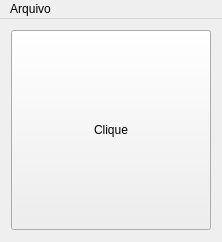
<?xml version="1.0" encoding="UTF-8"?>
<ui version="4.0">
 <class>MainWindow</class>
 <widget class="QMainWindow" name="MainWindow">
  <property name="geometry">
   <rect>
    <x>0</x>
    <y>0</y>
    <width>218</width>
    <height>242</height>
   </rect>
  </property>
  <property name="windowTitle">
   <string>Cont Clique</string>
  </property>
  <property name="windowIcon">
   <iconset resource="file.qrc">
    <normaloff>:/new/prefix1/Click-Here-Amazon.png</normaloff>:/new/prefix1/Click-Here-Amazon.png</iconset>
  </property>
  <property name="animated">
   <bool>false</bool>
  </property>
  <widget class="QWidget" name="centralWidget">
   <layout class="QGridLayout" name="gridLayout">
    <item row="0" column="0">
     <widget class="QPushButton" name="BtnClique">
      <property name="sizePolicy">
       <sizepolicy hsizetype="Maximum" vsizetype="Maximum">
        <horstretch>0</horstretch>
        <verstretch>0</verstretch>
       </sizepolicy>
      </property>
      <property name="minimumSize">
       <size>
        <width>200</width>
        <height>200</height>
       </size>
      </property>
      <property name="text">
       <string>Clique</string>
      </property>
      <property name="autoRepeat">
       <bool>true</bool>
      </property>
     </widget>
    </item>
   </layout>
  </widget>
  <widget class="QMenuBar" name="menuBar">
   <property name="geometry">
    <rect>
     <x>0</x>
     <y>0</y>
     <width>218</width>
     <height>21</height>
    </rect>
   </property>
   <widget class="QMenu" name="menuArquivo">
    <property name="title">
     <string>Arquivo</string>
    </property>
    <addaction name="actionSelecionar_Arquivo"/>
    <addaction name="separator"/>
    <addaction name="actionAjuda"/>
    <addaction name="separator"/>
    <addaction name="actionSobre"/>
   </widget>
   <addaction name="menuArquivo"/>
  </widget>
  <action name="actionSelecionar_Arquivo">
   <property name="icon">
    <iconset resource="file.qrc">
     <normaloff>:/new/prefix1/Click-Here-Amazon.png</normaloff>:/new/prefix1/Click-Here-Amazon.png</iconset>
   </property>
   <property name="text">
    <string>Selecionar Arquivo</string>
   </property>
  </action>
  <action name="actionSobre">
   <property name="icon">
    <iconset resource="file.qrc">
     <normaloff>:/new/prefix1/Info.png</normaloff>:/new/prefix1/Info.png</iconset>
   </property>
   <property name="text">
    <string>Sobre</string>
   </property>
  </action>
  <action name="actionAjuda">
   <property name="icon">
    <iconset resource="file.qrc">
     <normaloff>:/new/prefix1/message-24-help.png</normaloff>:/new/prefix1/message-24-help.png</iconset>
   </property>
   <property name="text">
    <string>Ajuda</string>
   </property>
  </action>
 </widget>
 <layoutdefault spacing="6" margin="11"/>
 <resources>
  <include location="file.qrc"/>
 </resources>
 <connections/>
</ui>
